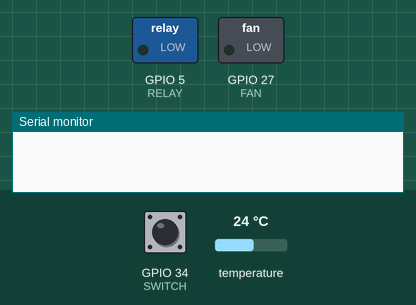
Simulated run of this sketch. Board: ESP32. Shown: switched loads named in the sketch (green lamp = pin HIGH), the last lines printed to the serial monitor. The test bench sets the inputs (shaded band); at power-on: GPIO 34 (SWITCH) LOW, temperature 24 °C.

Above: at 1.2 s.
1.3 s: GPIO 34 (SWITCH) pulled HIGH for 0.15 s
At 1.44 s:
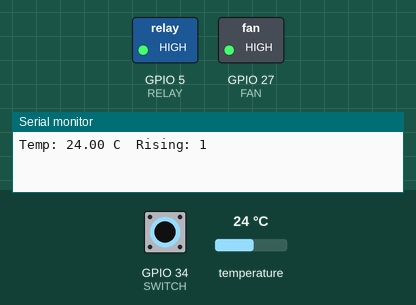
3.0 s: GPIO 34 (SWITCH) pulled HIGH for 3.2 s
At 6.7 s:
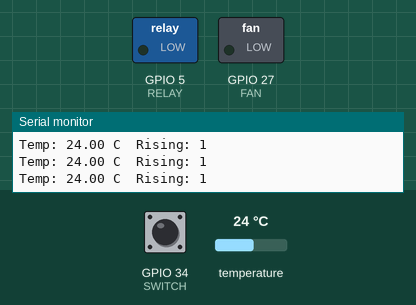
Timing chart, 0 to 8.2 s (numbered marks = the images above; inputs shaded):
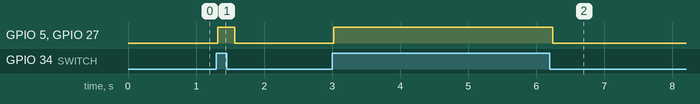

Measured:
- after the input at 1.3 s, GPIO 5 (RELAY), GPIO 27 (FAN): LOW → HIGH at once, → LOW 0.25 s later
- after the input at 3.0 s, GPIO 5 (RELAY), GPIO 27 (FAN): LOW → HIGH at once, → LOW 3.2 s later

The sketch:

heatingloopsketch.ino
```cpp
#include <Wire.h>
#include "Adafruit_MCP9808.h"
#define RELAY 5
#define FAN 27
#define SWITCH 34

// Create the MCP9808 temperature sensor object
Adafruit_MCP9808 tempsensor = Adafruit_MCP9808();

  int rising = 1;
  int heating = 0;
  int tempupper = 26;
  int templower = 24;
  float tempC;

void setup() {

  Serial.begin(9600);

  if (!tempsensor.begin())
    {
    Serial.println("Couldn't find MCP9808!");
    while (1);
    }

  // put your setup code here, to run once:
  pinMode(RELAY, OUTPUT);
  pinMode(FAN, OUTPUT);
  pinMode(SWITCH, INPUT);
  digitalWrite(RELAY, LOW);

}

void loop() {
  if (digitalRead(SWITCH)) {

    // Read Temperature
    tempC = tempsensor.readTempC();

    if (!heating && rising) {
      digitalWrite(RELAY, HIGH);
      heating = 1;
      rising = 1;
    }

    // put your main code here, to run repeatedly:
  if ((tempC > tempupper) && rising) {
    rising = 0;
    heating = 0;
   digitalWrite(RELAY, LOW);
  } else if ( (tempC < templower) && !rising) {
    rising = 1;
    heating = 1;
   digitalWrite(RELAY, HIGH);
  }

    // Turn on Fan
    digitalWrite(FAN, HIGH);


    Serial.print("Temp: ");
    Serial.print(tempC);
    Serial.print(" C\t");
    Serial.print("Rising: ");
    Serial.print(rising);
    Serial.print("\n");
    delay(250);
 }
  else {
   digitalWrite(FAN, LOW);
   digitalWrite(RELAY, LOW);
   heating = 0;
   rising = 1;
  }
}
```
